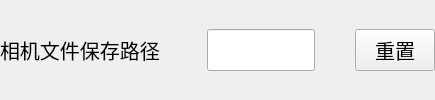
     <widget class="QWidget" name="widget_4" native="true">
      <layout class="QHBoxLayout" name="horizontalLayout_16">
       <property name="spacing">
        <number>0</number>
       </property>
       <property name="leftMargin">
        <number>0</number>
       </property>
       <property name="topMargin">
        <number>0</number>
       </property>
       <property name="rightMargin">
        <number>0</number>
       </property>
       <property name="bottomMargin">
        <number>0</number>
       </property>
       <item>
        <widget class="QLabel" name="label">
         <property name="font">
          <font>
           <family>思源黑体</family>
           <pointsize>15</pointsize>
          </font>
         </property>
         <property name="text">
          <string>相机文件保存路径</string>
         </property>
        </widget>
       </item>
       <item>
        <widget class="QLabel" name="label_Explanation">
         <property name="sizePolicy">
          <sizepolicy hsizetype="Minimum" vsizetype="Preferred">
           <horstretch>0</horstretch>
           <verstretch>0</verstretch>
          </sizepolicy>
         </property>
         <property name="maximumSize">
          <size>
           <width>20</width>
           <height>16777215</height>
          </size>
         </property>
         <property name="styleSheet">
          <string notr="true">    padding-top: 5px; /* 向下移动 * 2px */</string>
         </property>
         <property name="text">
          <string/>
         </property>
         <property name="pixmap">
          <pixmap resource="../../../main/client/resources.qrc">:/assets/TaskHub/explanation.png</pixmap>
         </property>
         <property name="alignment">
          <set>Qt::AlignmentFlag::AlignCenter</set>
         </property>
        </widget>
       </item>
       <item>
        <spacer name="horizontalSpacer_11">
         <property name="orientation">
          <enum>Qt::Orientation::Horizontal</enum>
         </property>
         <property name="sizeHint" stdset="0">
          <size>
           <width>40</width>
           <height>20</height>
          </size>
         </property>
        </spacer>
       </item>
       <item>
        <widget class="QLineEdit" name="lineEdit_file_path">
         <property name="minimumSize">
          <size>
           <width>0</width>
           <height>42</height>
          </size>
         </property>
        </widget>
       </item>
       <item>
        <spacer name="horizontalSpacer_6">
         <property name="orientation">
          <enum>Qt::Orientation::Horizontal</enum>
         </property>
         <property name="sizeHint" stdset="0">
          <size>
           <width>40</width>
           <height>20</height>
          </size>
         </property>
        </spacer>
       </item>
       <item>
        <widget class="QPushButton" name="pushButton_task_key_reset">
         <property name="minimumSize">
          <size>
           <width>80</width>
           <height>42</height>
          </size>
         </property>
         <property name="font">
          <font>
           <family>思源黑体</family>
           <pointsize>15</pointsize>
          </font>
         </property>
         <property name="text">
          <string>重置</string>
         </property>
        </widget>
       </item>
      </layout>
     </widget>
